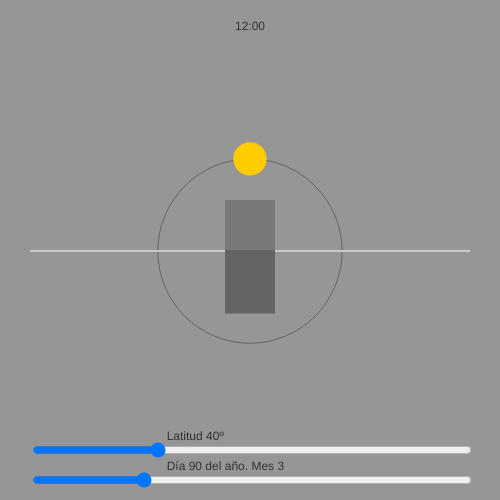
Frame 1 (no input)
Frame 60 (no input): identical to frame 1, image omitted
Frame 120 (the mouse pressed at the canvas centre since frame 60): identical to frame 1, image omitted

The p5.js sketch that drew this single still picture (run headless with seeded random() and noise() and a simulated clock; from frame 60 on, the mouse is pressed at the canvas centre):

// p5.js sketch
// ── sketch.js
let size = 500;
let margin = 30;

let day_of_year;
let latitude;
let hour_of_day = 12;

let angle = 0;
let elevation = 0;
let dragging = false;

let sunX;
let sunY;
let sunSize = size / 15;
let pathSize = size / 1.5;

let buildingSize = size / 10;
let buildingX = size / 2 - buildingSize / 2;
let buildingY = size / 2 - buildingSize;

let shadowLength;
let shadowAngle;

function setup() {
  angleMode(DEGREES);
  createCanvas(size, size);
  // Latitude
  latitude = createSlider(0, 180, 50);
  latitude.position(margin, size - 2 * margin);
  latitude.size(size - 2 * margin);
  // Día del año
  day_of_year = createSlider(1, 365, 90);
  day_of_year.position(margin, size - margin);
  day_of_year.size(size - 2 * margin);
}

function draw() {
  background(150);  
  // Cálculos de valores
  angle = getDeclination();  
  elevation = getElevation();
  pathSize = getPathSize();
  sunX = size / 2 + pathSize / 2 * cos(angle);
  sunY = size / 2 + pathSize / 2 * sin(angle) + elevation;  
  shadowLength = getShadowLength();
  shadowAngle = getShadowAngle();
  // Arco
  noFill();
  stroke(100);
  circle(size / 2, size / 2 + elevation, pathSize);
  // Día
  noStroke();
  fill(50);
  text('Día ' + day_of_year.value() + ' del año. Mes ' + ceil(day_of_year.value() / 30.42), size / 3, size - margin);
  // Latitud
  text('Latitud ' + getLatitude() + 'º', size / 3, size - 2 * margin);
  // Hora
  text(getTime(hour_of_day), size / 2 - 15, margin);
  // Sol  
  fill(255, 204, 0);
  circle(sunX, sunY, sunSize);
  // Suelo
  fill(200);
  rect(margin, size / 2, size - 2 * margin, size / 250);
  // Edificio
  fill(120);
  rect(buildingX, buildingY, buildingSize, buildingSize);
  // Sombra
  fill(100);
  quad(buildingX, size / 2,
       buildingX + buildingSize, size / 2,
       shadowAngle * buildingX + buildingSize, size / 2 + buildingSize * shadowLength,
       shadowAngle * buildingX, size / 2 + buildingSize * shadowLength);
}

// Hora
function getTime(hour_of_day) {
  let hours = str(getHours(hour_of_day));
  if (hours.length == 1) {
    hours = '0' + hours;
  }
  let minutes = str(getMinutes(hour_of_day));
  if (minutes.length == 1) {
    minutes = '0' + minutes;
  }
  return hours + ':' + minutes;
}
function getHours(hour_of_day) {
  return floor(hour_of_day);
}
function getMinutes(hour_of_day) {
  let decimal = hour_of_day % 1;  
  return round(decimal * 60);
}

// Posición del Sol
function getDeclination() {
  let rotated = hour_of_day + 6; // Para que 0º sean las 12:00
  let normalized = rotated / 24;   
  return normalized * 360; // Convertir en grados
}
function getElevation() {
  let normalized = day_of_year.value() / 365;
  let degress = normalized * 360; // Convertir en grados
  let cicle = cos(degress); // Usando coseno se hace el movimento cíclico
  return cicle * size / 10; // Escalar la elevación a un décimo de la pantalla
}
function getLatitude() {
  return 90 - latitude.value();
}
function getPathSize() {
  let normalized = abs(getLatitude()) / 90;
  let minSize = 2; // Número de veces más pequeño en el polo
  let maxSize = size / 1.3; // Tamaño en el ecuador
  let scalingFactor = (1 / sq(normalized * (minSize - 1) + 1)); // Se usar el cuadrado del resultado para suavizar el escalado
  return maxSize * scalingFactor;
}

// Movimiento del Sol
function mousePressed() {  
  if (mouseX > (sunX - sunSize / 2) && mouseX < (sunX + sunSize / 2) &&
     mouseY > (sunY - sunSize / 2) && mouseY < (sunY + sunSize / 2)) {
    dragging = true;    
  }
}
function mouseReleased() {
  dragging = false;
}
function mouseDragged() {
  if (dragging) {
    let normalized = mouseX / size;
    hour_of_day = normalized * 24;
  }  
}

// Sombra
function getShadowAngle() {  
  let rotated = angle - 270; // Para que mediodía sea 0º
  return cos(rotated + 90) + 1; // Sumamos 90 y 1 para crear una curva S invertida
}
function getShadowLength() {
  let normalized = sunY / (size / 2);
  return 2 * normalized;
}
